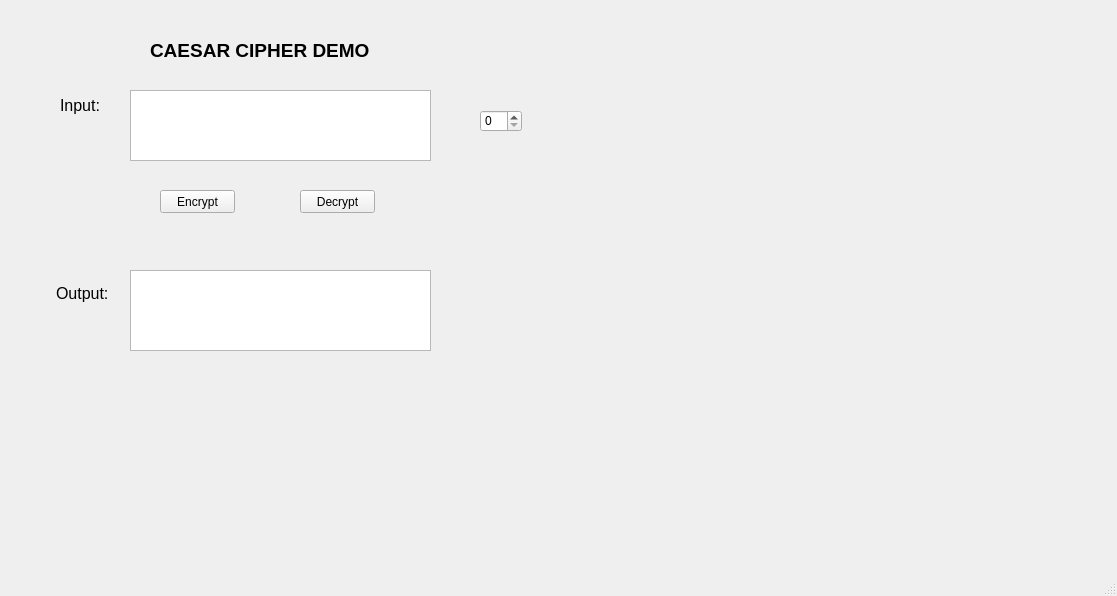
<?xml version="1.0" encoding="UTF-8"?>
<ui version="4.0">
 <class>MainWindow</class>
 <widget class="QMainWindow" name="MainWindow">
  <property name="geometry">
   <rect>
    <x>0</x>
    <y>0</y>
    <width>1117</width>
    <height>596</height>
   </rect>
  </property>
  <property name="windowTitle">
   <string>MainWindow</string>
  </property>
  <widget class="QWidget" name="centralwidget">
   <widget class="QLabel" name="label">
    <property name="geometry">
     <rect>
      <x>150</x>
      <y>40</y>
      <width>221</width>
      <height>20</height>
     </rect>
    </property>
    <property name="font">
     <font>
      <pointsize>14</pointsize>
      <weight>75</weight>
      <bold>true</bold>
     </font>
    </property>
    <property name="text">
     <string>CAESAR CIPHER DEMO</string>
    </property>
   </widget>
   <widget class="QLabel" name="label_2">
    <property name="geometry">
     <rect>
      <x>60</x>
      <y>90</y>
      <width>71</width>
      <height>31</height>
     </rect>
    </property>
    <property name="font">
     <font>
      <pointsize>12</pointsize>
     </font>
    </property>
    <property name="text">
     <string>Input:</string>
    </property>
   </widget>
   <widget class="QLabel" name="label_3">
    <property name="geometry">
     <rect>
      <x>56</x>
      <y>283</y>
      <width>61</width>
      <height>20</height>
     </rect>
    </property>
    <property name="font">
     <font>
      <pointsize>12</pointsize>
     </font>
    </property>
    <property name="text">
     <string>Output:</string>
    </property>
   </widget>
   <widget class="QPushButton" name="btnEncrypt">
    <property name="geometry">
     <rect>
      <x>160</x>
      <y>190</y>
      <width>75</width>
      <height>23</height>
     </rect>
    </property>
    <property name="text">
     <string>Encrypt</string>
    </property>
   </widget>
   <widget class="QPushButton" name="btnDecrypt">
    <property name="geometry">
     <rect>
      <x>300</x>
      <y>190</y>
      <width>75</width>
      <height>23</height>
     </rect>
    </property>
    <property name="text">
     <string>Decrypt</string>
    </property>
   </widget>
   <widget class="QTextEdit" name="txtOutput">
    <property name="geometry">
     <rect>
      <x>130</x>
      <y>270</y>
      <width>301</width>
      <height>81</height>
     </rect>
    </property>
   </widget>
   <widget class="QTextEdit" name="txtInput">
    <property name="geometry">
     <rect>
      <x>130</x>
      <y>90</y>
      <width>301</width>
      <height>71</height>
     </rect>
    </property>
   </widget>
   <widget class="QSpinBox" name="spinKey">
    <property name="geometry">
     <rect>
      <x>480</x>
      <y>110</y>
      <width>42</width>
      <height>22</height>
     </rect>
    </property>
   </widget>
  </widget>
  <widget class="QMenuBar" name="menubar">
   <property name="geometry">
    <rect>
     <x>0</x>
     <y>0</y>
     <width>1117</width>
     <height>21</height>
    </rect>
   </property>
  </widget>
  <widget class="QStatusBar" name="statusbar"/>
 </widget>
 <resources/>
 <connections/>
</ui>
